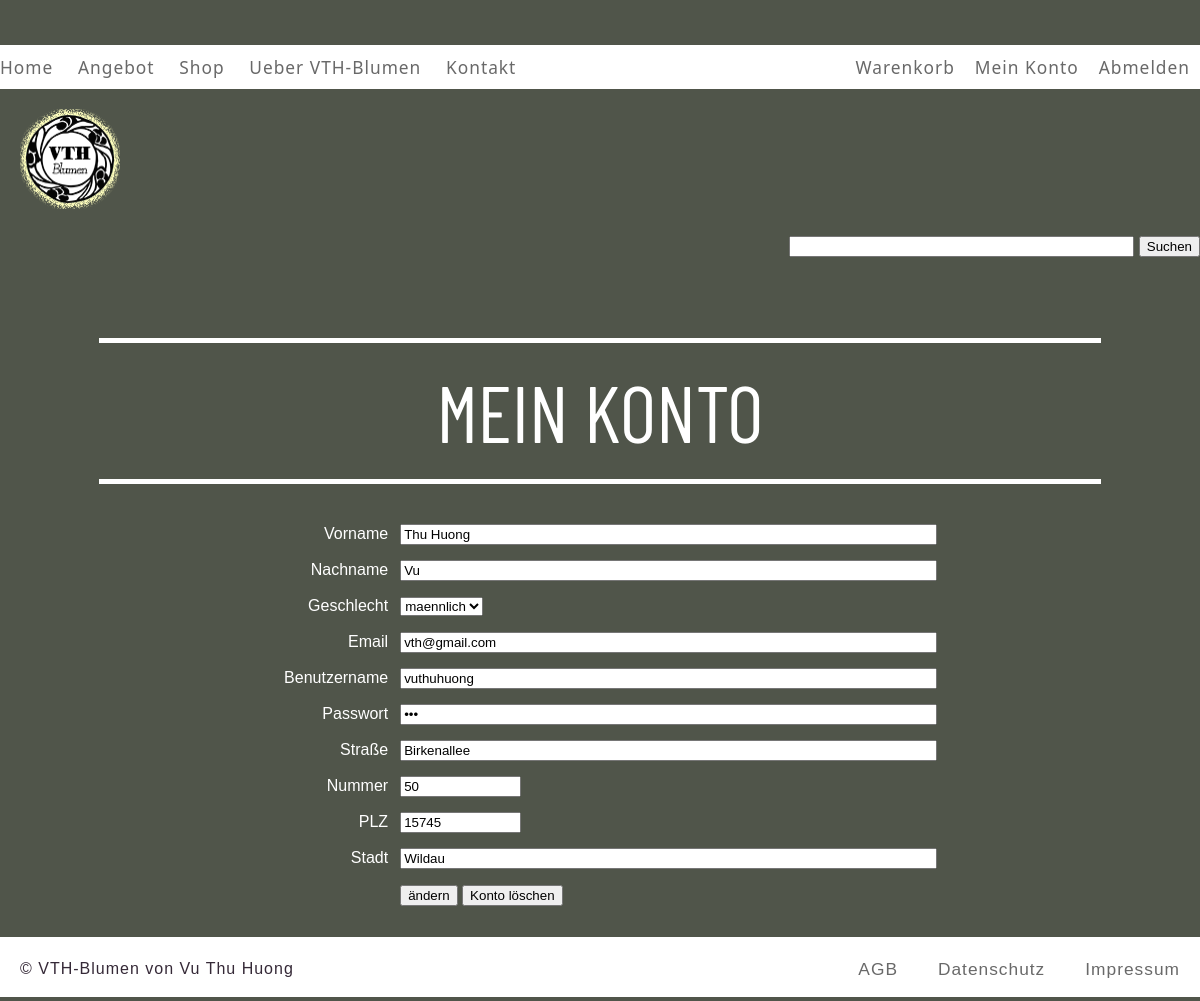
Page /konto.php (signed in) on the committed database.
### tables this page shows
CREATE TABLE `user_account` (
  `id` int(4) NOT NULL,
  `vorname` varchar(50) NOT NULL,
  `nachname` varchar(50) NOT NULL,
  `geschlecht` enum('maennlich','weiblich','andere') NOT NULL,
  `email` varchar(255) NOT NULL,
  `username` varchar(50) NOT NULL,
  `passwort` varchar(40) NOT NULL,
  `strasse` varchar(50) NOT NULL,
  `nummer` int(11) NOT NULL,
  `plz` int(11) NOT NULL,
  `stadt` varchar(50) NOT NULL,
  `date_added` date NOT NULL
);

### konto.php (the view, shortened to what this page needs)
<!DOCTYPE HTML>
<html lang="de">
<head>
	<link rel="stylesheet" type="text/css" href="style/index.css" media="screen" />
</head>
<body>
	<?php include_once 'template_header2.php';?><br><br><br><br><br>
	<?php
	$sql = mysqli_query($conn, "SELECT * FROM user_account WHERE username='$user' LIMIT 1");
	while ($row = mysqli_fetch_array($sql)) {
		$id = $row["id"];
		$vorname = $row["vorname"];
		$nachname = $row["nachname"];
		$geschlecht = $row["geschlecht"];
		$email = $row["email"];
		$passwort = $row["passwort"];
		$strasse = $row["strasse"];
		$nummer = $row["nummer"];
		$plz = $row["plz"];
		$stadt = $row["stadt"];
		}
	?>
	<div id="searchBtn" style="float: right;">
		<form action="search.php" method="GET">
	    	<input type="text" name="query" size="40" />
	    	<input type="submit" value="Suchen" />
		</form>
	</div><br><br><br><br>
	<hr color= "white" size=5px width=1000px align="center">
	<div id="slogan">MEIN KONTO</div>
	<hr color= "white" size=5px width=1000px align="center"><br>
	<div id="content">
		<center>
		<table border="0" cellspacing="0" cellpadding="6">
			<form action="konto.php" enctype="multipart/form-data" name="myForm" id="myform" method="post">
			    <tr>
			        <td width="20%" align="right">Vorname</td>
			        <td width="80%"><input name="vorname" type="text" id="vorname" value="<?php echo $vorname;?>" size="64" /></td>
			    </tr>
			    <tr>
			        <td width="20%" align="right">Nachname</td>
			        <td width="80%"><input name="nachname" type="text" id="nachname" value="<?php echo $nachname;?>" size="64" /></td>
			    </tr>
			    <tr>
			        <td align="right">Geschlecht</td>
			        <td>
			          <select name="geschlecht" id="geschlecht" >
			        	  <option value="<?php echo $geschlecht;?>"> <?php echo $geschlecht;?> </option>
			          </select>
			        </td>
			    </tr>
			    <tr>
			        <td width="20%" align="right">Email</td>
			        <td width="80%"><input name="email" type="text" id="email" value="<?php echo $email;?>" size="64" /></td>
			    </tr>
			    <tr>
			        <td width="20%" align="right">Benutzername</td>
			        <td width="80%"><input name="benutzername" type="text" id="benutzername" value="<?php echo $user;?>" size="64" /></td>
			    </tr>
			    <tr>
			        <td width="20%" align="right">Passwort</td>
			        <td width="80%"><input name="passwort" type="password" id="passwort" value="<?php echo $passwort;?>" size="64" /></td>
			    </tr>
			    <tr>
			        <td width="20%" align="right">Stra&szlig;e</td>
			        <td width="80%"><input name="strasse" type="text" id="strasse" value="<?php echo $strasse;?>" size="64" /></td>
			    </tr>
			    <tr>
			        <td width="20%" align="right">Nummer</td>
			        <td width="80%"><input name="nummer" type="text" id="nummer" value="<?php echo $nummer;?>" size="12" /></td>
			    </tr>
			    <tr>
			        <td width="20%" align="right">PLZ</td>
			        <td width="80%"><input name="plz" type="text" id="plz" value="<?php echo $plz;?>" size="12" /></td>
			    </tr>
			    <tr>
			        <td width="20%" align="right">Stadt</td>
			        <td width="80%"><input name="stadt" type="text" id="stadt" value="<?php echo $stadt;?>" size="64" /></td>
			    </tr>
				<tr>
			        <td width="20%" align="right"></td>
			        <td width="80%">
						<input type="submit" name="edit" id="submit" value="&auml;ndern"/></a></form>
						<a href='konto.php?deleteid=<?php echo $id;?>' style="text-decoration: none;"><input type="submit" name="submit" id="submit" value="Konto l&ouml;schen"/></a>
		</table>
		</center>
	</div>
	<br>
	<?php include_once 'template_footer2.php';?>
</body>
</html>

### style/index.css (style rules this page uses)
body { margin: 0; background-color: #50554a; text-align: center; }
body,td,th { font-family: Futura, Century Gothic, AppleGothic, sans-serif; color: white; line-height: 1.5em; }
a { font-size: 13pt; }
#slogan { font-size: 80px; line-height: 1.5em; font-family: 'Barlow Condensed', sans-serif; }
#content { width: 1000px; position: relative; left: 0; right: 0; margin: auto; }

### rows in the picture
user_account: vorname "Thu Huong", nachname "Vu", geschlecht "maennlich", email "vth@gmail.com", strasse "Birkenallee", nummer "50", plz "15745", stadt "Wildau"
